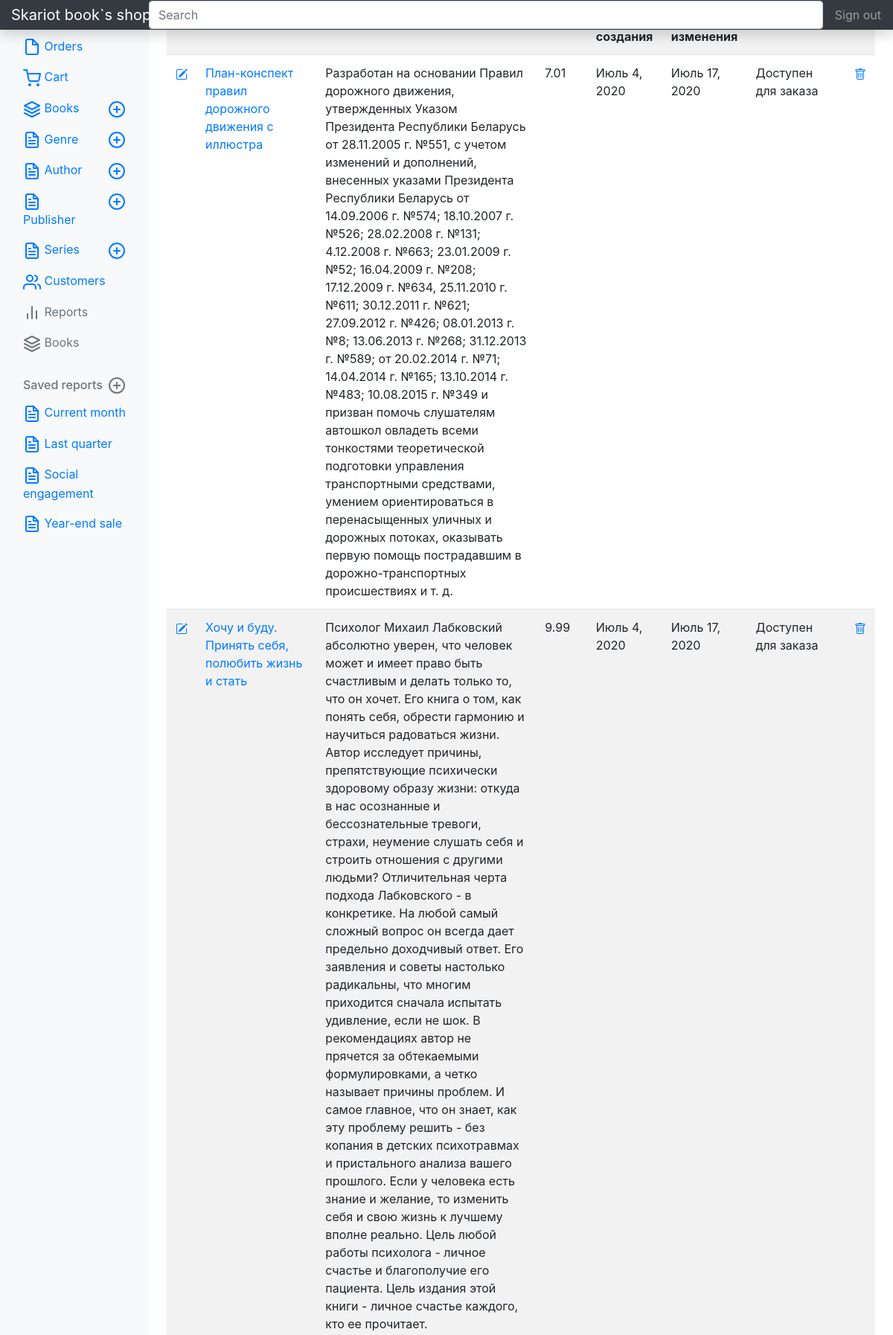
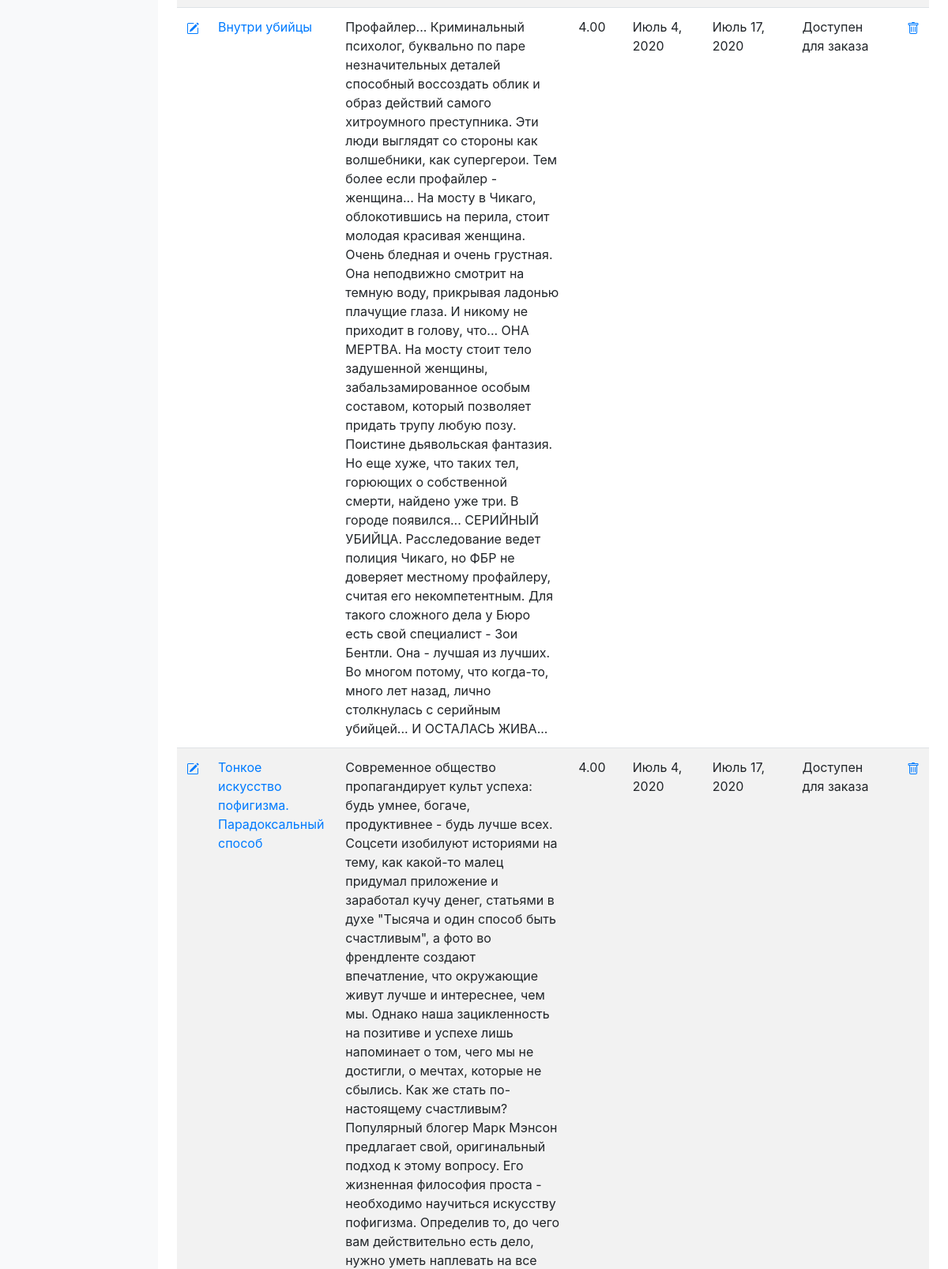
/s-admin/books (signed in, upper part), run on the app's committed database (2 pictures, top to bottom).
### books/models.py (models this page shows, shortened)
class Books(models.Model):
    name=models.CharField(
        verbose_name="Имя книги",
        max_length=100
    )
    description = models.TextField(
        verbose_name='Описание книги',
        null=True,
        blank=True
    )
    picture=models.ImageField(
        verbose_name="Фото обложки",
        upload_to="books-pic",
        null=True,
        blank=True,
        default="books-pic/default.jpg"
    )
    price=models.DecimalField(
        verbose_name="Цена",
        max_digits=5,
        decimal_places=2,
        default=00.00
    )
    author=models.ManyToManyField(
        'Author',
        verbose_name="Автор",
        related_name="books_author"
    )
    series=models.ManyToManyField(
        'Series',
        verbose_name="Серия",
        related_name="series_books",
        null=True,
        blank=True,
    )
    genre=models.ManyToManyField(
        'Genre',
        verbose_name="Жанр",
        related_name="genre_books"
    )
    publishing_year=models.PositiveSmallIntegerField (
        verbose_name="Год издания",
        default=2020
    )
    count_page=models.IntegerField(
        verbose_name="Кол-во страниц",
        default=100
    )
    binging=models.ForeignKey(
        'Binging',
        verbose_name="Переплёт",
        on_delete=models.PROTECT,
        default=1
    )
    format_book=models.CharField(
        verbose_name="Формат",
        default="99x99",
        max_length=15
    )
    isbn=models.CharField(
        verbose_name="ISBN",
        default="999-1-88877-6",
        max_length=15
    )
    weight=models.PositiveSmallIntegerField(
        verbose_name="Вес(гр.)",
        default="100"
    )
    age_limit=models.CharField(
        verbose_name="Ограничение по возрасту",
        default="6+",
        max_length=3
    )
    publisher=models.ManyToManyField(
        'Publisher',
        verbose_name="Издательство",
        related_name="publisher_books"
    )
    count_book=models.IntegerField(
        verbose_name="Ко-во книг в наличии",
        default=10
    )
    availability=models.BooleanField(
        verbose_name="Наличие книги",
        default=True
    )
    rating=models.FloatField(
        verbose_name="Рейтинг",
        validators=[MinValueValidator(0), MaxValueValidator(10)],
        default=9
    )
    create=models.DateField(
        verbose_name="Дата внесения в каталог",
        auto_now=False,
        auto_now_add=True
    )
    update=models.DateField(
        verbose_name="Дата последнего изменения",
        auto_now=True,
        auto_now_add=False
    )
    user=models.ForeignKey(
        User,
        on_delete=models.PROTECT,
        default=2
    )

### s_admin/views.py (the view)
# urls.py: path('books', views.SAdminBooksList.as_view(),name='books'),
class SAdminBooksList(LoginRequiredMixin,book_view.BooksList):
    template_name='s_admin/books/b_list.html'
    paginate_by=None
    def get_queryset(self,*args,**kwargs):
        print(self.request.user.groups.get())
        if self.request.user.groups.filter(name='Customers'):
            return self.handle_no_permission()
        else:
            return self.model.objects.all()

### s_admin/templates/s_admin/books/b_list.html (shortened to what this page needs)
{% extends "sadmin.html" %}
{% load crispy_forms_tags %}
{%load my_tags %}
              {% block nav_books %}
                <li class="nav-item d-flex justify-content-between">
                  <a class="nav-link active" href="{% url 's-admin:books' %}">
                    Books
                  </a>
              {% endblock nav_books %}
    {% block main %}
        <table class="table table-striped" width="100%" >
                <tr>
                    <th>#</th><th>Название книги</th><th>Описание книги</th><th>Цена</th><th>Дата создания</th><th>Дата изменения</th><th>Доступность</th><th>#</th>
                </tr>
            {% for i in object_list %}
                <tr>
                <td><a href="{% url 's-admin:books_update' i.pk %}"></a></td>
                  <td><a href="{% url 's-admin:books_detail' i.pk %}">{{i.name}}</a> </td>
                  <td>{{i.description}}</td><td>{{i.price}}</td><td>{{i.create}}</td><td>{{i.update}}</td>
                    {% if i.availability %}
                    <td>Доступен для заказа</td>
                    {% else %}
                    <td>Не доступен для заказа</td>
                    {% endif %}
                  <td><a href="{% url 's-admin:books_delete' i.pk %}"></a></td>
                </tr>
        {% endfor %}
        </table>
{% endblock main %}

### data on the page
Books: name "План-конспект правил дорожного движения с иллюстра", description "Разработан на основании Правил дорожного движения, утвержденных Указом Президента Республики Беларусь от 28.11.2005 г. №551, с учетом изменений и дополнений, внесенных указами Президента Республики Беларусь от 14.09.2006 г. №574; 18.10.2007 г. №526; 28.02.2008 г. №131; 4.12.2008 г. №663; 23.01.2009 г. №52; 16.04.2009 г. №208; 17.12.2009 г. №634, 25.11.2010 г. №611; 30.12.2011 г. №621; 27.09.2012 г. №426; 08.01.2013 г. №8; 13.06.2013 г. №268; 31.12.2013 г. №589; от 20.02.2014 г. №71; 14.04.2014 г. №165; 13.10.2014 г. №483; 10.08.2015 г. №349 и призван помочь слушателям автошкол овладеть всеми тонкостями теоретической подготовки управления транспортными средствами, умением ориентироваться в…", price "7.01", create "Июль 4, 2020", update "Июль 17, 2020", availability "Доступен для заказа"
Books: name "Хочу и буду. Принять себя, полюбить жизнь и стать", description "Психолог Михаил Лабковский абсолютно уверен, что человек может и имеет право быть счастливым и делать только то, что он хочет. Его книга о том, как понять себя, обрести гармонию и научиться радоваться жизни. Автор исследует причины, препятствующие психически здоровому образу жизни: откуда в нас осознанные и бессознательные тревоги, страхи, неумение слушать себя и строить отношения с другими людьми? Отличительная черта подхода Лабковского - в конкретике. На любой самый сложный вопрос он всегда дает предельно доходчивый ответ. Его заявления и советы настолько радикальны, что многим приходится сначала испытать удивление, если не шок. В рекомендациях автор не прячется за обтекаемыми…", price "9.99", create "Июль 4, 2020", update "Июль 17, 2020", availability "Доступен для заказа"
Books: name "Внутри убийцы", description "Профайлер... Криминальный психолог, буквально по паре незначительных деталей способный воссоздать облик и образ действий самого хитроумного преступника. Эти люди выглядят со стороны как волшебники, как супергерои. Тем более если профайлер - женщина... На мосту в Чикаго, облокотившись на перила, стоит молодая красивая женщина. Очень бледная и очень грустная. Она неподвижно смотрит на темную воду, прикрывая ладонью плачущие глаза. И никому не приходит в голову, что... ОНА МЕРТВА. На мосту стоит тело задушенной женщины, забальзамированное особым составом, который позволяет придать трупу любую позу. Поистине дьявольская фантазия. Но еще хуже, что таких тел, горюющих о собственной смерти,…", price "4.00", create "Июль 4, 2020", update "Июль 17, 2020", availability "Доступен для заказа"
Books: name "Тонкое искусство пофигизма. Парадоксальный способ", price "4.00", create "Июль 4, 2020", update "Июль 17, 2020", availability "Доступен для заказа"
